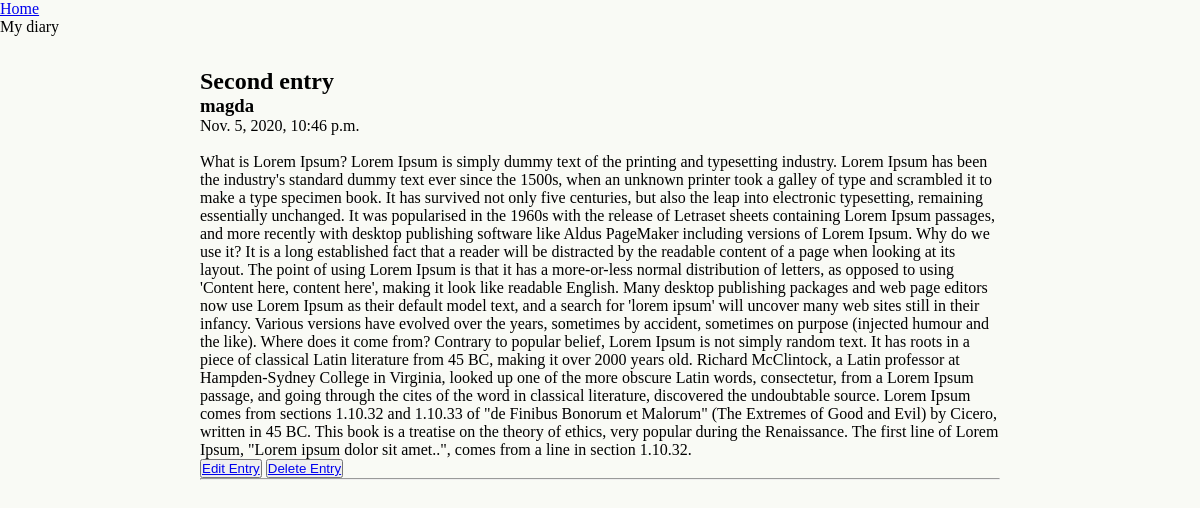
/entry/second-entry/, run on the app's committed database.
### diary/models.py (models this page shows, shortened)
class Entry(models.Model):
    author = models.ForeignKey(settings.AUTH_USER_MODEL, on_delete=models.CASCADE)
    title = models.CharField(max_length=250)
    slug = models.SlugField(max_length=250, unique=True, default="", editable=False)
    image = models.ImageField(upload_to="diary", blank=True, null=True)
    text = RichTextUploadingField(max_length=50000, blank=True, null=True)
    created_on = models.DateTimeField(auto_now_add=True)
    updated = models.DateTimeField(auto_now=True)
    public = models.BooleanField(default=False)
    class Meta:
        ordering = ("-created_on",)
        verbose_name = "Entry"
        verbose_name_plural = "Entries"

### diary/views.py (the view)
# urls.py: path("entry/<slug:slug>/", views.EntryDetailView.as_view(), name="entry_detail",),
class EntryDetailView(generic.DetailView):
    model = Entry
    template_name = "diary/entry_detail.html"

### diary/templates/diary/entry_detail.html (shortened to what this page needs)
{% extends "base.html" %}
{% block content %}
<h2>{{ entry.title }}</h2>
<div class="row">
    <h3>{{ entry.author }}</h3>
    <p>{{ entry.created_on }}</p>
</div>
<div class="image">
</div>
    <p>{{ entry.text|safe}}</p>
    <button><a href="{% url 'entry_edit' entry.slug %}">Edit Entry</a></button>
    <button><a href="{% url 'entry_delete' entry.slug %}">Delete Entry</a></button>
    <hr />
{% endblock %}

### diary/templates/base.html (shortened to what this page needs)
{% load static %}
<!DOCTYPE html>
<html lang="en">
<head>
    <link rel="stylesheet" href="{% static 'css/style.css' %}">
</head>
<body>
    <nav>
        <ul class="nav-list">
            <li><a href="/">Home</a></li>
            <li>My diary</li>
        </ul>
    </nav>
    <main class="main-content">
        {% block content %}
        {% endblock %}
    </main>
</body>
</html>

### static/css/style.css (style rules this page uses)
:root { --accent-color: #F07886; --main-bg-color: #F9FAF5; --bg-color: #E9E9E9; --grey-color: #CCD0D7; }
* { margin: 0; padding: 0; box-sizing: border-box; }
body { background-color: var(--main-bg-color); }
.main-content { max-width: 800px; margin: 0 auto; padding-top: 2rem; }

### data on the page
Entry: title "Second entry", author "magda", created_on "Nov. 5, 2020, 10:46 p.m.", text "What is Lorem Ipsum? Lorem Ipsum is simply dummy text of the printing and typesetting industry. Lorem Ipsum has been the industry's standard dummy text ever since the 1500s, when an unknown printer took a galley of type and scrambled it to make a type specimen book. It has survived not only five centuries, but also the leap into electronic typesetting, remaining essentially unchanged. It was popularised in the 1960s with the release of Letraset sheets containing Lorem Ipsum passages, and more recently with desktop publishing software like Aldus PageMaker including versions of Lorem Ipsum. Why do we use it? It is a long established fact that a reader will be distracted by the readable…"
